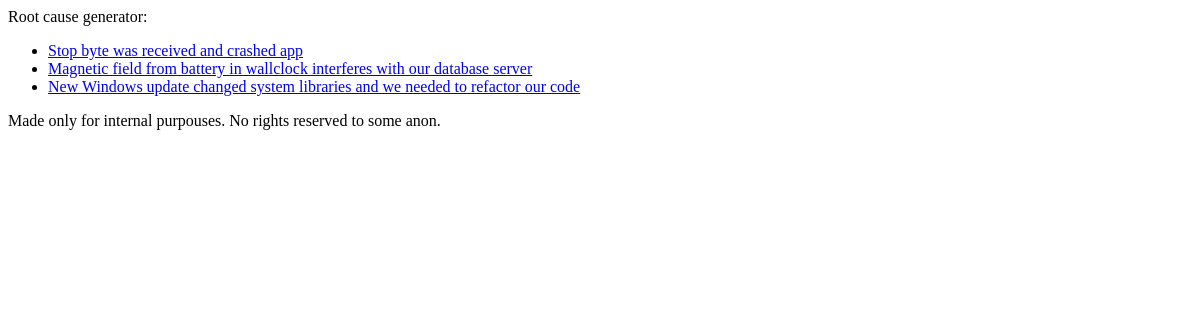
/excuses/, run on an earlier commit of the app's database.
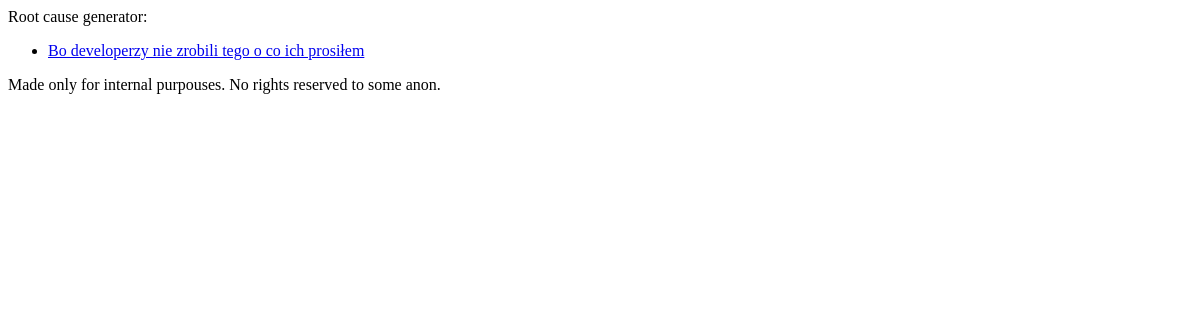
And on a later commit of the database.
### excuses/models.py (models this page shows, shortened)
class RootCause(models.Model):
    bug = models.OneToOneField(Bug, related_name='rootcause',on_delete=models.CASCADE, primary_key=True)
    cause_text = models.CharField(max_length=500)

### excuses/views.py (the view)
# urls.py: path('', views.index, name='index'),
def index(request):
    latest_bug_list = Bug.objects.all()[:10]
    latest_excuses_list = RootCause.objects.all()[:10]
    template = loader.get_template('index.html')
    context = {
        'latest_excuses_list': latest_excuses_list,
    }
    return HttpResponse(template.render(context, request))

### excuses/templates/index.html
<p>Root cause generator:</p>
{% if latest_excuses_list %}
    <ul>
    {% for excuse in latest_excuses_list %}
        <li><a href="/excuses/{{ excuse.id }}/">{{ excuse.cause_text }}</a></li>
    {% endfor %}
    </ul>
{% else %}
    <p>No excuses are available.</p>
{% endif %}
<p>Made only for internal purpouses. No rights reserved to some anon.</p>

What changed in the data, as far as the page shows it:
removed RootCause: cause_text "Magnetic field from battery in wallclock interferes with our database server"
removed RootCause: cause_text "New Windows update changed system libraries and we needed to refactor our code"
changed RootCause: cause_text "Stop byte was received and crashed app" → "Bo developerzy nie zrobili tego o co ich prosiłem"
